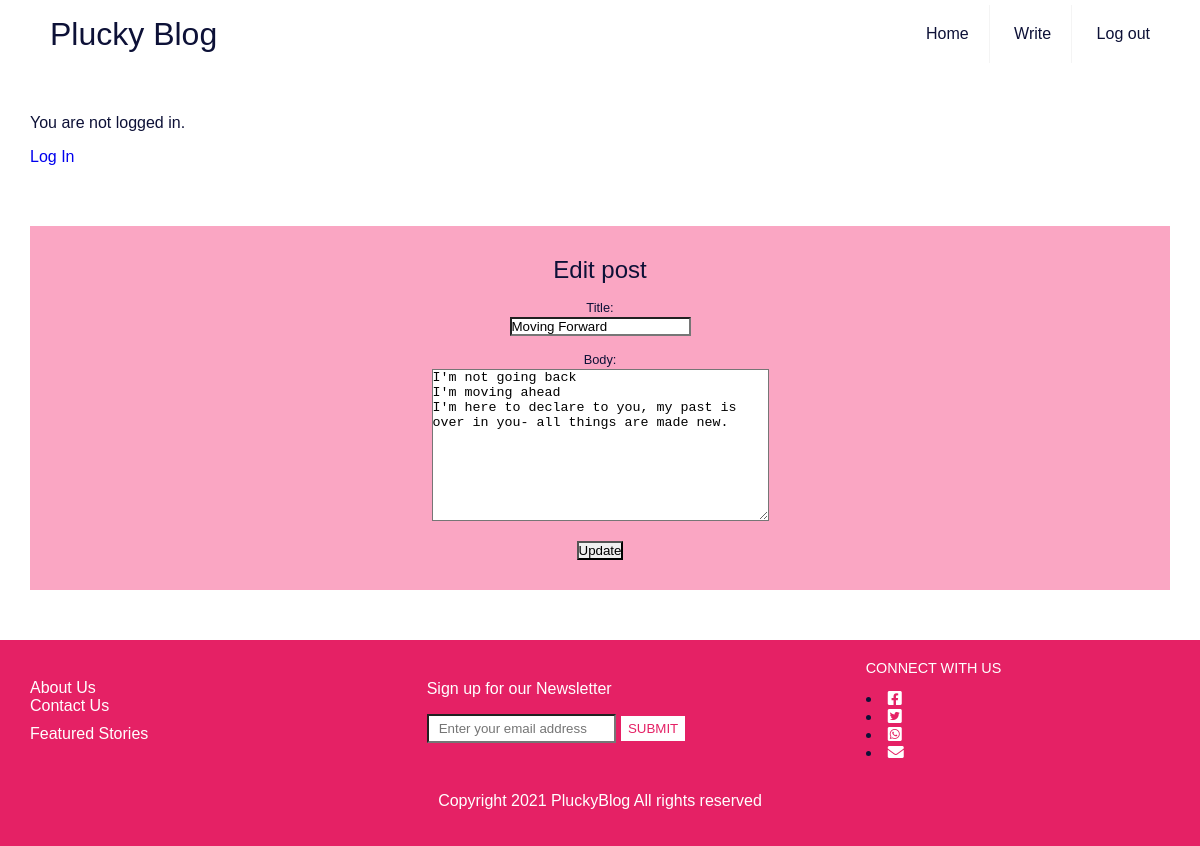
/post/2/edit/, run on the app's committed database.
### pluckyblog/models.py (models this page shows, shortened)
class Post(models.Model):
    title = models.CharField (max_length=200)
    date_added = models.DateTimeField(auto_now_add=True)
    author = models.ForeignKey(
        'auth.User',
        on_delete=models.CASCADE,
    )
    body = models.TextField()

### pluckyblog/views.py (the view)
# urls.py: path('post/<int:pk>/edit/', BlogUpdateView.as_view(),
class BlogUpdateView(UpdateView):
    model = Post
    template_name = 'post_edit.html'
    fields = ['title', 'body']

### templates/post_edit.html
{% extends 'base.html' %}
{% block content %}
<main>
    <aside>
      <h1>Edit post</h1>
      <form action="" method="post">{% csrf_token %}
       {{ form.as_p }}
       <input type="submit" value="Update">
      </form>
    </aside>
</main>
{% endblock content %}

### static/css/base.css (style rules this page uses)
html { box-sizing: border-box; font-family: Arial, Helvetica, sans-serif; font-size: 16px; }
*, *::before, *::after { font-weight: inherit; margin: 0; padding: 0; border-radius: 0; box-sizing: inherit; }
label { display: block; font-size: 0.8rem; margin-bottom: 2px; }
main { padding: 50px 30px; display: block; column-gap: 10px; }
aside { background-color: #faa6c3; width: auto; text-align: center; padding: 30px; }
p { display: block; margin-block-start: 1em; margin-block-end: 1em; margin-inline-start: 0px; margin-inline-end: 0px; }

### data on the page
Post: title "Moving Forward", body "I'm not going back I'm moving ahead I'm here to declare to you, my past is over in you- all things are made new."
